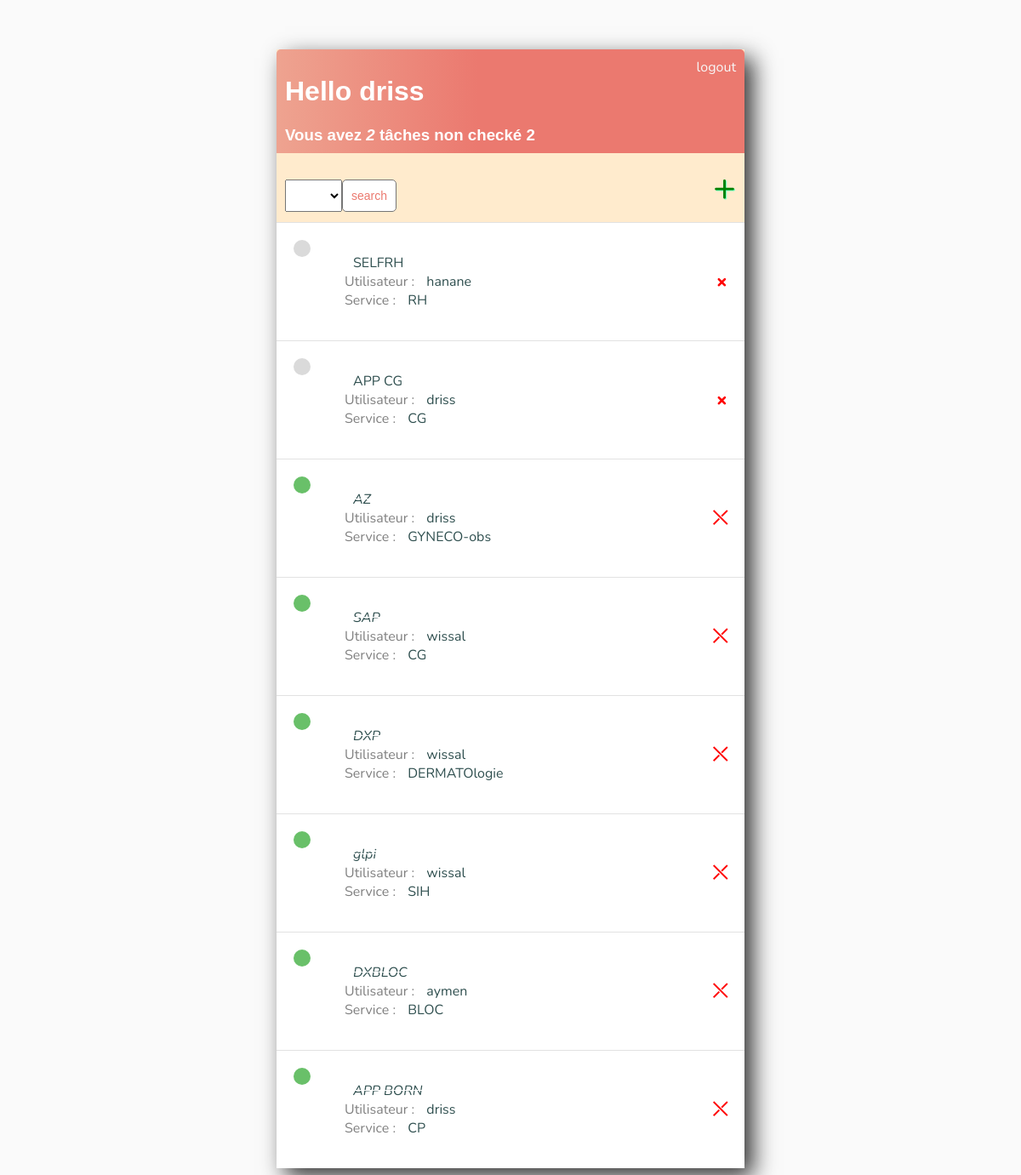
/index/ (signed in), run on an earlier commit of the app's database.
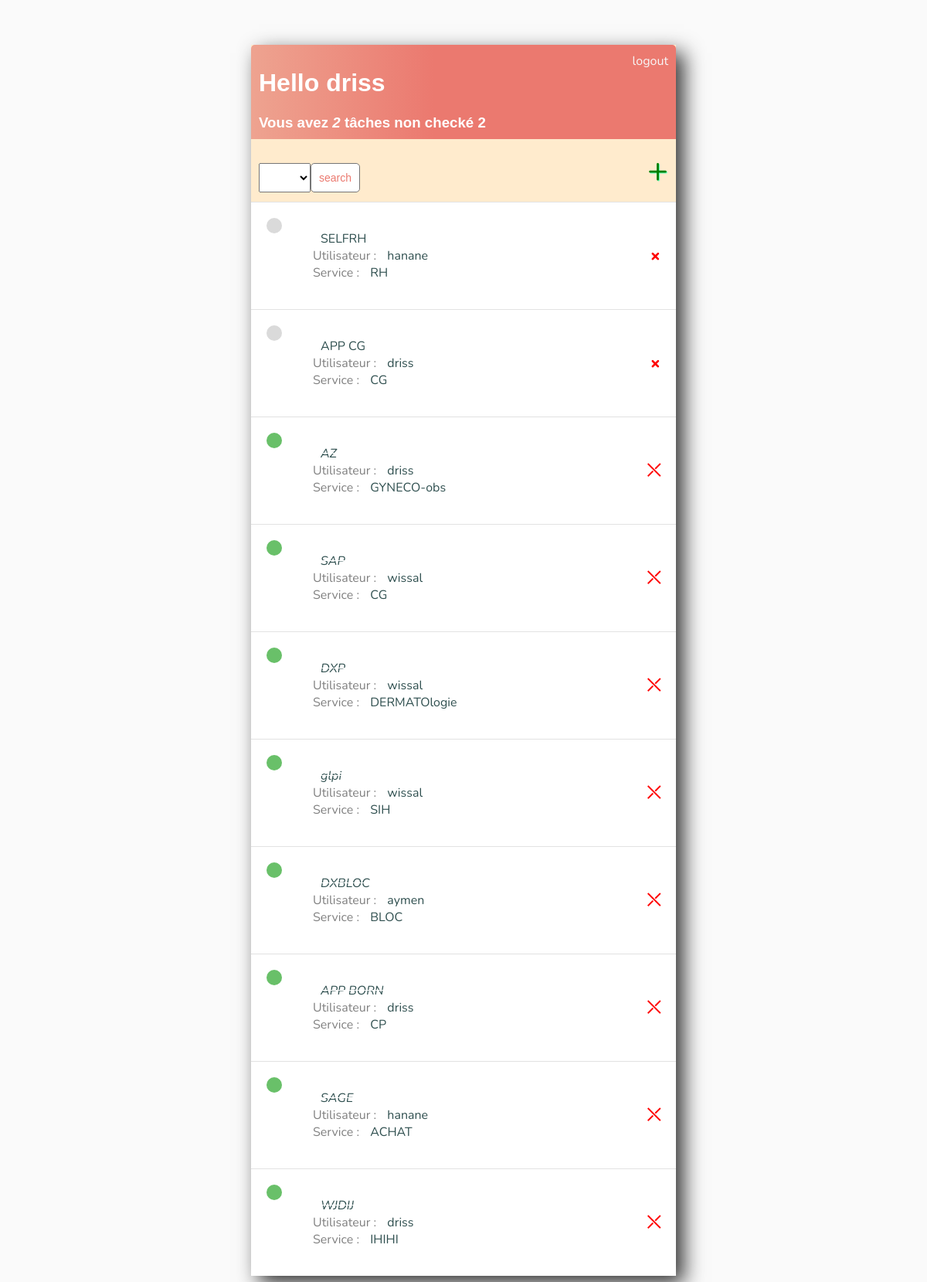
And on a later commit of the database.
### base/models.py (models this page shows)
class Task(models.Model):
    user = models.ForeignKey(User,on_delete=models.CASCADE,null=True,blank=True)
    systeme =models.CharField(max_length=50,null=True,blank=True)
    service = models.CharField(max_length=50,null=True,blank=True)
    check = models.BooleanField(default=False)
    create = models.DateTimeField(auto_now=True)
    action = models.TextField(max_length=200,null=True,blank=True)
    remarque = models.TextField(max_length=200,null=True,blank=True)
    def __str__(self) -> str:
        return self.systeme
    class Meta:
        ordering = ['check']

### base/views.py (the view)
# urls.py: path('index/',TaskGolabl.as_view(),name='accueil'),
class TaskGolabl(LoginRequiredMixin,ListView):
   model =Task
   context_object_name = 'listeG' #pour changer ' object_list' qui affiche les data dans la page HTML, par notre propre attribut
   template_name='base/accueil.html'
   def get_context_data(self, **kwargs): # methode qui permet de afficher les taches d'user connecté (pas tous les taches des autre user)
       context = super().get_context_data(**kwargs)
       context['count'] = context['listeG'].filter(check = False).count() # ramene les taches non cochés
       search_drop = self.request.GET.get('search-drop')
       if search_drop:
           context['listeG']=context['listeG'].filter(user__username= search_drop)
       context['search_input']=search_drop
       return context

### base/templates/base/accueil.html (shortened to what this page needs)
{% extends 'base/main.html'%}
{% block content %}
<div class="header-bar">
    <div>
            <h1>Hello {{request.user}}</h1>
            <h3 style="margin: 0px;"> Vous avez  <i>{{count}}</i> tâches non checké {{count}}</h3>
    </div>
    {% if request.user.is_authenticated %}
<a href="{% url 'logout' %}">logout</a>
{% else %}
<a href="{% url 'login' %}">Login</a>
{%endif%}
</div>
<div id="search-add-wrapper">
    <form method="GET" style="margin-top:20px; display: flex;">
        <select name="search-drop">
            <option value=""></option>
            <option value="driss">driss</option>
        </select>
        <input class="button" type="submit" value="search">
        </form>
        <a id="add-link" href="{% url 'create' %}">&#x2b;</a>
</div>
<div class="tasks-itms-wrapper">
    {% for task in listeG %}
    <div class="tasks-wrapper">
        {% if task.check %}
        <div class="task-title">
            <div class="tasks-complete-icons"></div>
          <ul> <i><s><a href="{% url 'detail' task.id %}">{{task}}</a></s></i>
                <li><font color='gray'>Utilisateur :</font>  <a href="{% url 'detail' task.id %}">{{task.user.username}}</a></li>
                <li><font color='gray'>Service :</font>  <a href="{% url 'detail' task.id %}">{{task.service}}</a></li>
            </ul> &nbsp;|&nbsp;
       </div>
       <a class="delete-link" href="{% url 'task-delete' task.id %}">&#x292C;</a>
       {% else %}
       <div class="task-title">
        <div class="tasks-incomplete-icons"></div>
        <ul> <a href="{% url 'detail' task.id %}">{{task}}</a>
            <li><font color='gray'>Utilisateur :</font>  <a href="{% url 'detail' task.id %}">{{task.user.username}}</a></li>
            <li><font color='gray'>Service :</font>  <a href="{% url 'detail' task.id %}">{{task.service}}</a></li>
        </ul> &nbsp;|&nbsp;
   </div>
        <a class="delete-link" href="{% url 'task-delete' task.id %}">&#215;</a>
        {% endif %}
    </div>
    {% empty %}
    <h3>nn itm for list</h3>
        {% endfor %}
</div>
{% endblock content %}

What changed in the data, as far as the page shows it:
added Task: systeme "SAGE", user.username "hanane", service "ACHAT"
added Task: systeme "WJDIJ", user.username "driss", service "IHIHI"
